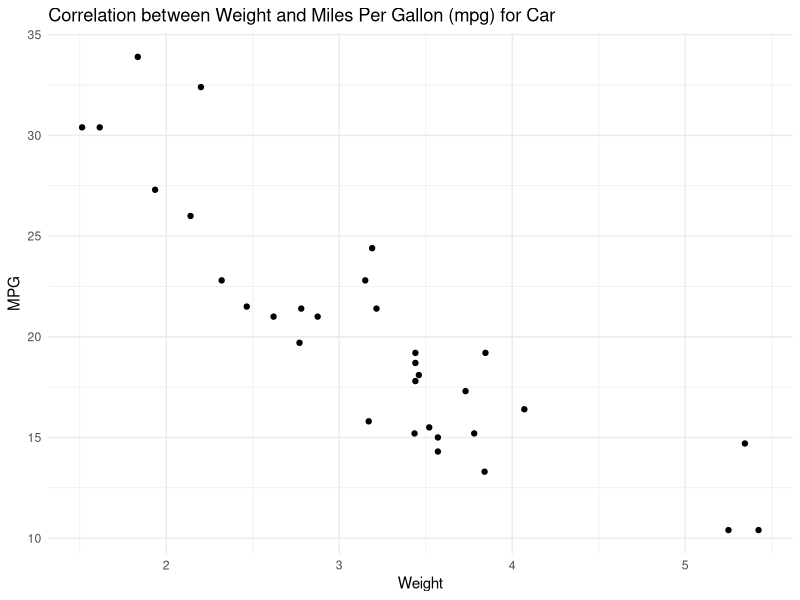
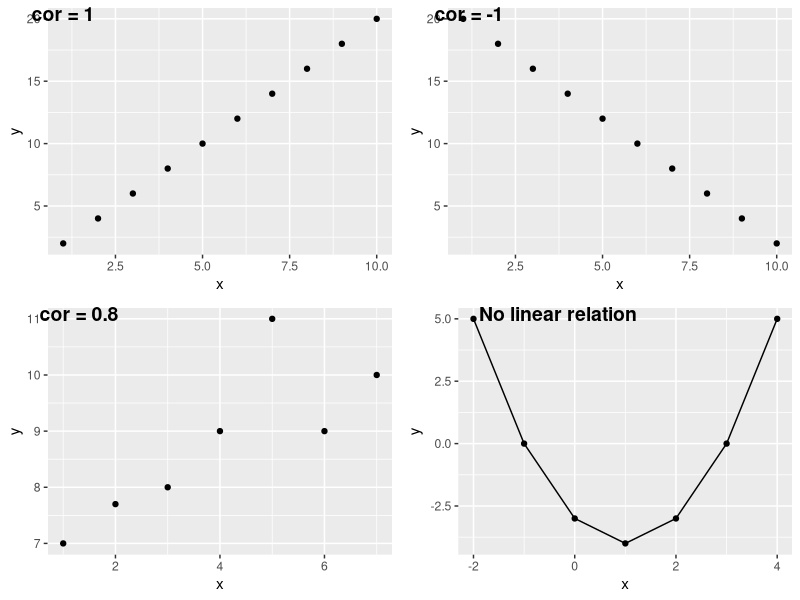
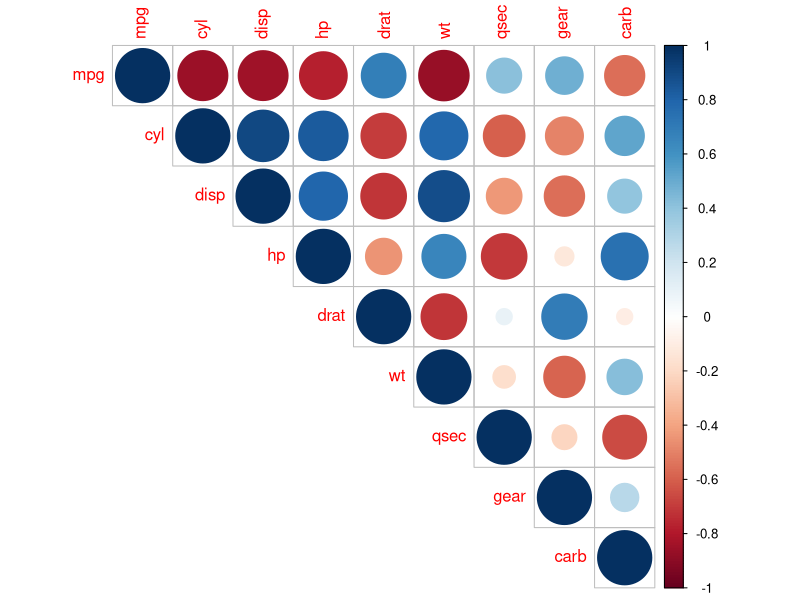

R code for these plots, in order:
## ---- chunk 1
knitr::opts_chunk$set(echo = TRUE)
#Load Library
require("tidyverse")

## ---- chunk 2

ggplot(mtcars,aes(wt, mpg))+
  geom_point()+
  labs(x = "Weight", y = "MPG",
       title = "Correlation between Weight and Miles Per Gallon (mpg) for Car")+
  theme_minimal()

## ---- chunk 3
# +1 Slope
df_one <- data.frame(x = c(1:10),
                     y = c(seq(2,20,2)))

df_minus_one <- data.frame(x = c(1:10),
                     y = c(seq(20,2,-2)))

df_point_eight <- data.frame(x = c(1:7),
                             y = c(7,7.7,8,9,11,9,10))
df_parabola <- data.frame(x = c(seq(-2,4,1)),
                          y = c(5,0,-3,-4, -3, 0,5))

#df_circle <- data.frame()

## ---- chunk 4

library(cowplot)
# graph
cor_1 <- ggplot(df_one, aes(x,y))+
   geom_point()

cor_m_1 <- ggplot(df_minus_one, aes(x,y))+
   geom_point()

cor_point_8 <- ggplot(df_point_eight, aes(x,y))+
  geom_point()

cor_parabola <- ggplot(df_parabola, aes(x,y))+
  geom_point()+
  geom_line()

plot_grid(cor_1, cor_m_1,
          cor_point_8 , cor_parabola, labels =c("cor = 1", "cor = -1", cor = "cor = 0.8", "No linear relation"), ncol = 2, nrow = 2)

## ---- chunk 5
# Correlation between Weight and distance traveled per gallon in mtcars dataset
cor(mtcars$wt, mtcars$mpg)

## ---- chunk 6
# Spearman correlation
cor(mtcars$wt, mtcars$mpg, method = "spearman") 
## ---- chunk 7
library(corrplot)

# removing categorical variable
dat <- mtcars %>%
  select(-vs, -am)

corrplot(cor(dat),
  method = "circle",
  type = "upper" # show only upper side
)
